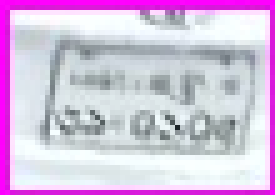
#> input picture Image_Sharpening/image.png, 55 x 39 px (shown 5 times larger)
$ python -i ocr.py   (imports and definitions only)
#> lines starting #> are read from the running program, lines starting #| are printed output that depends on the picture
# [108 lines of commented-out code are left out]
import os
import re
from datetime import datetime
import cv2
import easyocr
import numpy as np

# Initialise once at module level — loading the model on every call is slow
# [1 line that did not run here, left out]


def _timestamp_roi(image):
    h, w = image.shape[:2]
    return image[0:int(h * 0.1), 0:int(w * 0.30)]


def _preprocess_timestamp(roi):
    gray = cv2.cvtColor(roi, cv2.COLOR_BGR2GRAY)

    results = []

    # Strategy 1: fixed threshold at 140
    _, mask1 = cv2.threshold(gray, 140, 255, cv2.THRESH_BINARY)
    results.append(mask1)

    # Strategy 2: Otsu auto threshold
    _, mask2 = cv2.threshold(gray, 0, 255, cv2.THRESH_BINARY + cv2.THRESH_OTSU)
    results.append(mask2)

    # Strategy 3: invert Otsu
    _, mask3 = cv2.threshold(gray, 0, 255, cv2.THRESH_BINARY_INV + cv2.THRESH_OTSU)
    results.append(mask3)

    # Strategy 4: CLAHE + Otsu
    clahe = cv2.createCLAHE(clipLimit=2.0, tileGridSize=(4, 4))
    enhanced = clahe.apply(gray)
    _, mask4 = cv2.threshold(enhanced, 0, 255, cv2.THRESH_BINARY + cv2.THRESH_OTSU)
    results.append(mask4)

    return results


def _upscale(mask):
    return cv2.resize(mask, None, fx=3, fy=3, interpolation=cv2.INTER_CUBIC)


def _extract_parts(text):
    cleaned = re.sub(r"\s+", " ", text).strip()
    cleaned = cleaned.replace("O", "0").replace("o", "0")
    cleaned = cleaned.replace(";", ":").replace(",", "/")

    cleaned = re.sub(r"(\d{2})[:;](\d{2})\s(\d{2})", r"\1:\2:\3", cleaned)
    cleaned = re.sub(r"(\d{2})\s[/\-]\s(\d{2})\s[/\-]\s(\d{4})", r"\1/\2/\3", cleaned)

    print("CLEANED OCR:", repr(cleaned))

    match = re.search(
        r"(\d{2})[/\-](\d{2})[/\-](\d{4})[\s]*(\d{2})[:;](\d{2})[:;](\d{2})",
        cleaned,
    )
    if not match:
        return None

    _, _, _, hour, minute, second = match.groups()

    date_text = datetime.now().strftime("%Y-%m-%d")
    time_text  = f"{hour}:{minute}:{second}"

    try:
        datetime.strptime(f"{date_text} {time_text}", "%Y-%m-%d %H:%M:%S")
    except ValueError:
        return None

    return date_text, time_text


def find_date_time(image):
    roi   = _timestamp_roi(image)
    masks = _preprocess_timestamp(roi)

    for i, mask in enumerate(masks):
        upscaled = _upscale(mask)

        if os.environ.get("OCR_DEBUG") == "1":
            cv2.imshow(f"OCR mask strategy {i+1}", upscaled)
            cv2.waitKey(0)

        # EasyOCR replacement — allowlist = same restriction as Tesseract whitelist
        detections = _reader.readtext(
            upscaled,
            allowlist="0123456789/:-",
            detail=1,
            paragraph=False,
        )
        # Sort left-to-right and join — EasyOCR may split the timestamp into fragments
        detections.sort(key=lambda r: r[0][0][0])
        text = " ".join(r[1] for r in detections)

        print(f"[Strategy {i+1}] RAW OCR: {repr(text)}")

        parts = _extract_parts(text)
        if parts:
            print(f"[Strategy {i+1}] SUCCESS: {parts}")
            return parts

    print("[WARN] All strategies failed — falling back to now()")
    # return null
    return None,None


# [117 lines of commented-out code are left out]

>>> import cv2
>>> picture = cv2.imread('Image_Sharpening/image.png', cv2.IMREAD_GRAYSCALE)
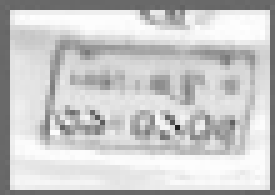
#> picture: shape (39, 55) (shown 5 times larger); min 33, max 254, mean 200.4
>>> result = find_date_time(picture)
#> (the run stopped early here; a loop or call above may not have finished)
